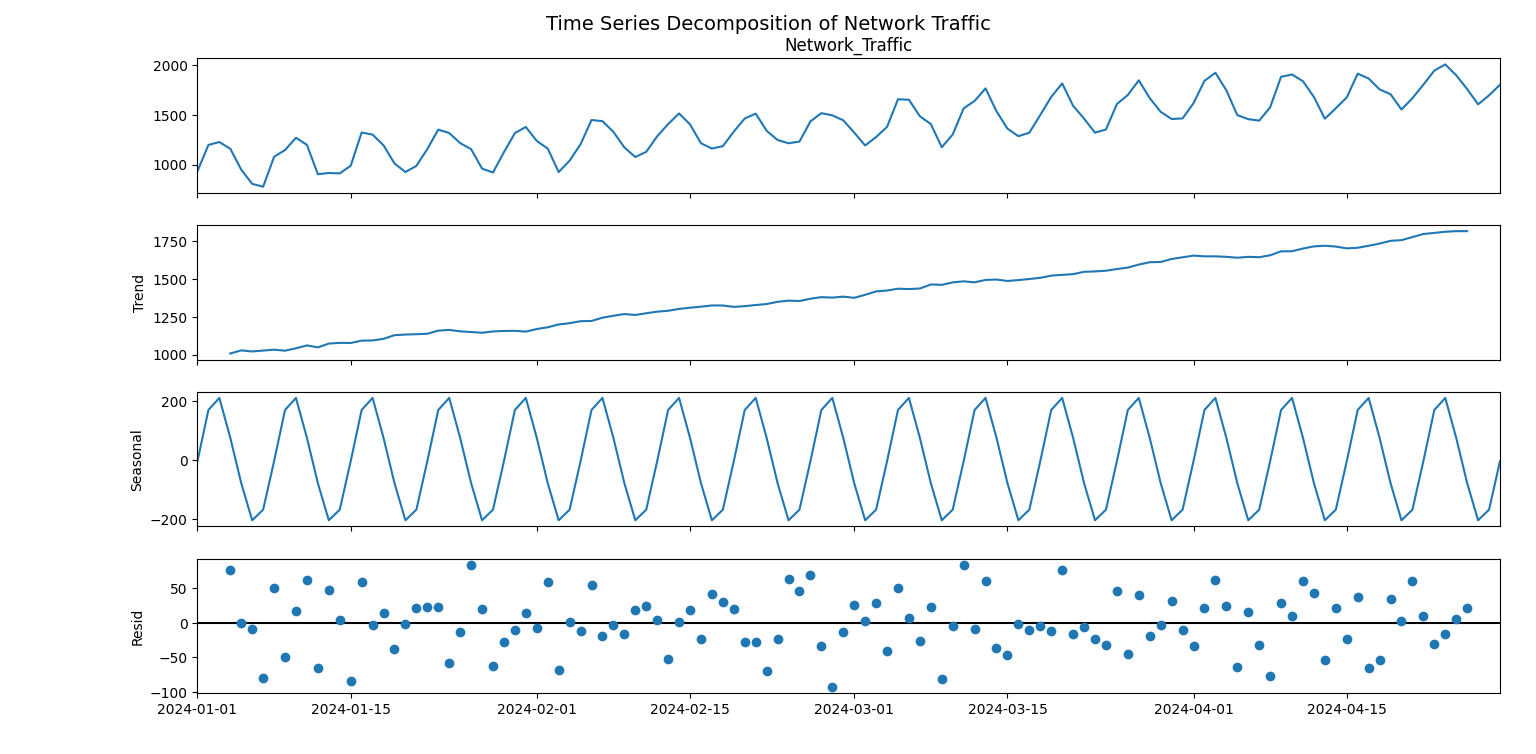

Write Python code to recreate this figure.
import pandas as pd
import numpy as np
import matplotlib.pyplot as plt
from statsmodels.tsa.seasonal import seasonal_decompose

dates = pd.date_range(start="2024-01-01", periods=120, freq="D")
trend = np.linspace(1000, 1800, 120)
seasonal = 200 * np.sin(np.arange(120) * 2 * np.pi / 7)
noise = np.random.normal(0, 50, 120)

traffic = trend + seasonal + noise

data = pd.DataFrame({
"Date": dates,
"Network_Traffic": traffic
})

data.set_index("Date", inplace=True)

result = seasonal_decompose(data["Network_Traffic"], model="additive", period=7)

result.plot()
plt.suptitle("Time Series Decomposition of Network Traffic", fontsize=14)
plt.show()
